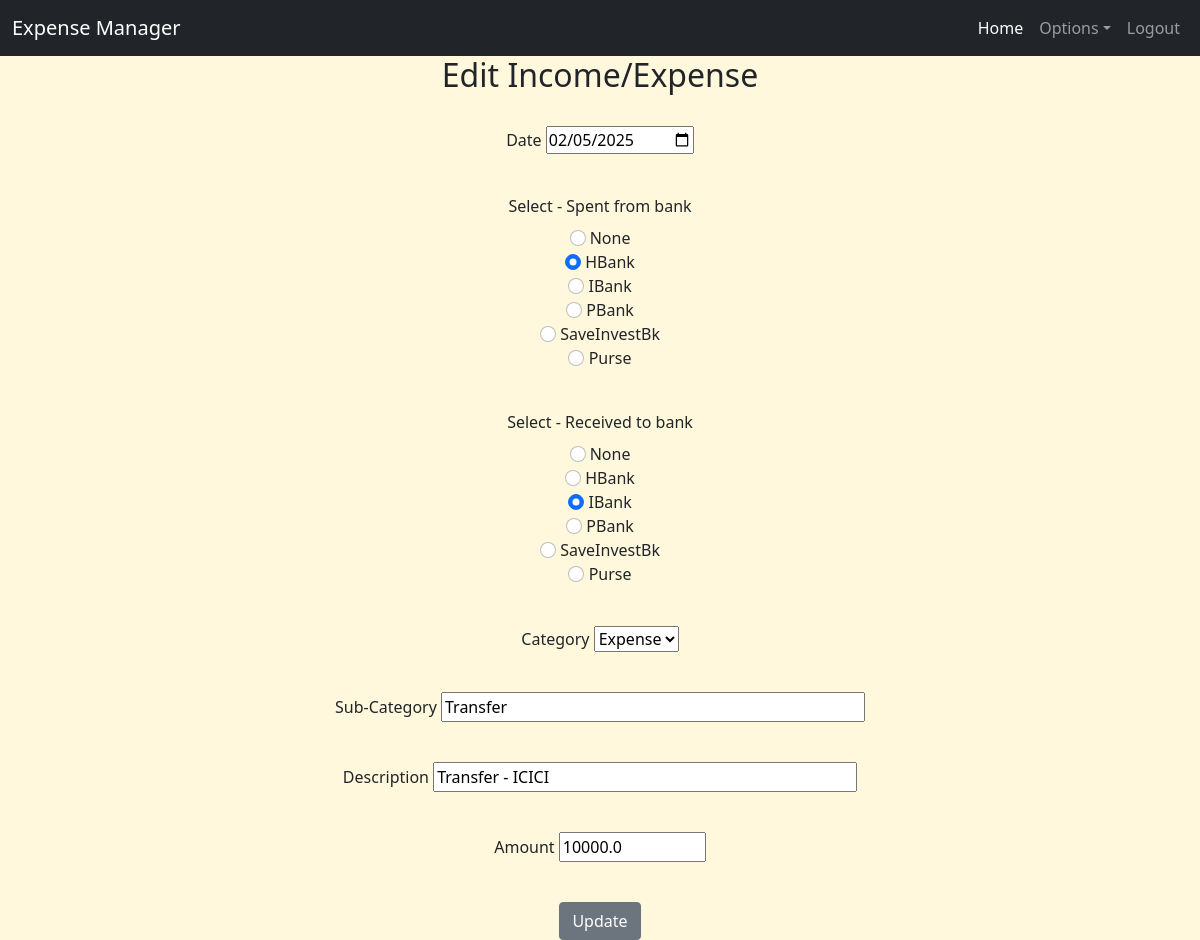
Page /edit/1 (signed in) on the earlier database version.
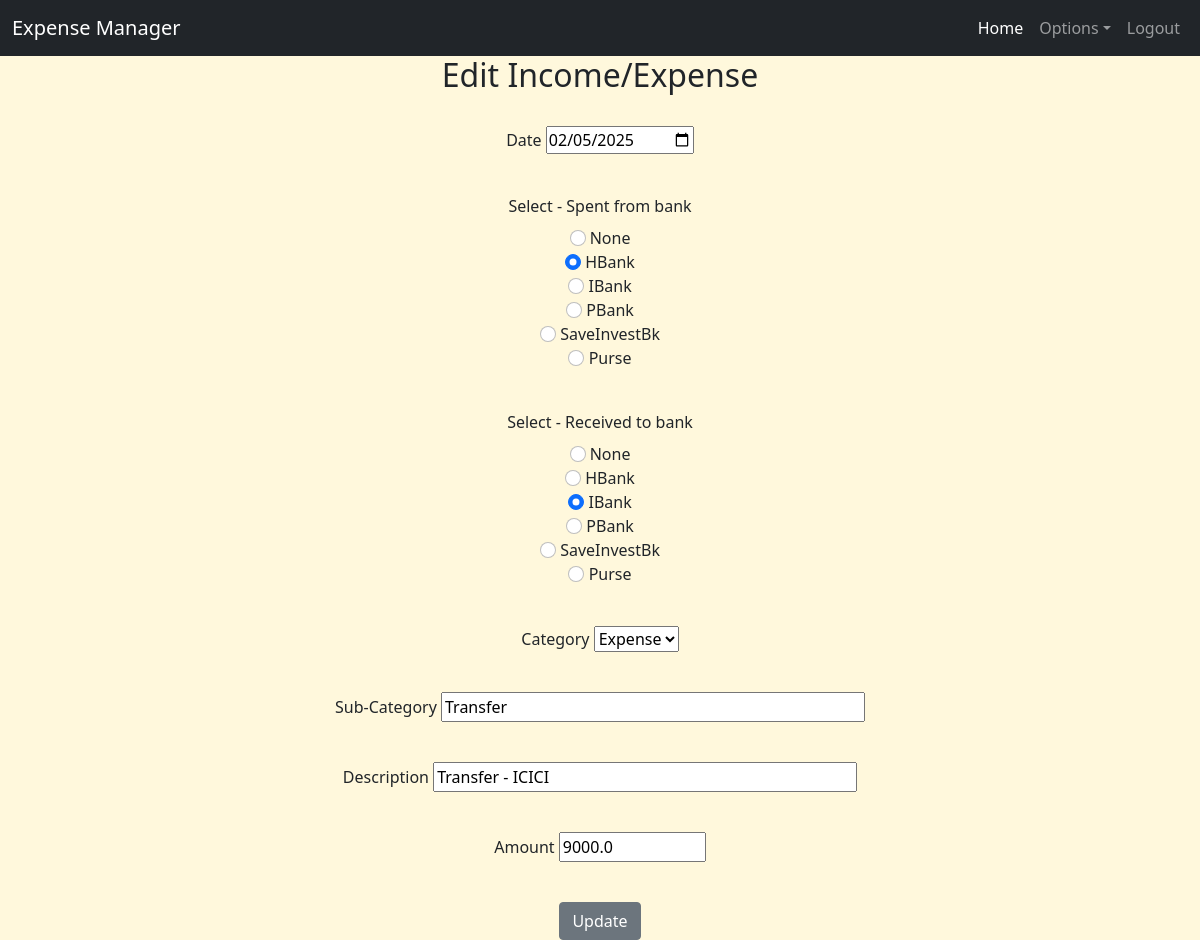
Same page on the later database version.
### app.py (models this page shows)
class IncomeExpenseManager(db.Model):
    id = db.Column(db.Integer, primary_key=True)
    date = db.Column(db.Date, nullable=False)
    from_bank = db.Column(db.String(10), nullable=True)
    to_bank = db.Column(db.String(10), nullable=True)
    category = db.Column(db.String(20), nullable=False)
    sub_category = db.Column(db.String(50), nullable=False)
    description = db.Column(db.String(100), nullable=False)
    amount = db.Column(db.Float, nullable=False)
    user_id = db.Column(db.Integer, db.ForeignKey('user.id'), nullable=False)  # NEW: Link expense to user
    user = db.relationship('User', backref=db.backref('expenses', lazy=True))  # NEW: Relationship

### app.py (the view, shortened to what this page needs)
@app.route('/edit/<int:id>', methods=['GET', 'POST'])
@login_required
def edit_expense(id):
    edit_expense = IncomeExpenseManager.query.get_or_404(id)
    if edit_expense.user_id != current_user.id:
        flash("You are not authorized to edit this expense!", "danger")
        return redirect(url_for('view_expenses'))
    form = IncomeExpenseForm(obj=edit_expense)
    return render_template('edit_expense.html', form=form, edit_expense=edit_expense)

### app.py
class IncomeExpenseForm(FlaskForm): #change to IncomeExpenseForm
    date = DateField('Date', format='%Y-%m-%d', validators=[DataRequired()])
    from_bank = RadioField('Select - Spent from bank', choices=[('', 'None'), ('hbank', 'HBank'), ('ibank', 'IBank'), ('pbank', 'PBank'), ('sav_inv_bank','SaveInvestBk'), ('purse','Purse')], validators=[Optional()])
    to_bank = RadioField('Select - Received to bank', choices=[('', 'None'), ('hbank', 'HBank'), ('ibank', 'IBank'), ('pbank', 'PBank'), ('sav_inv_bank','SaveInvestBk'), ('purse','Purse')], validators=[Optional()])
    category = SelectField('Category', choices=[('income','Income'),('expense','Expense')], validators=[DataRequired()]) #,('saving','Saving'),('investment','Investment'),('transfer','Transfer')
    sub_category = StringField('Sub-Category', validators=[DataRequired(), Length(max=50)])
    description = StringField('Description', validators=[DataRequired(), Length(max=100)])
    amount = FloatField('Amount', validators=[DataRequired(), NumberRange(min=0)])
    submit = SubmitField('Add/Edit Expense')

### app.py (called while the page is built)
@login_manager.user_loader
def load_user(user_id):
    return User.query.get(int(user_id))  # Fetch user from database

### templates/edit_expense.html (shortened to what this page needs)
{% extends 'base.html' %}
{% block content %}
<div style="text-align: center;">
<h2>Edit Income/Expense</h2>
<br>
<form method="POST">
    <div class="mb-3">
        {{ form.date.label }}
        {{ form.date(size=20, value=form.date.data) }}
    </div>
    <br>
    <div class="mb-3">
        {{ form.from_bank.label(class="form-label") }}
        {% for subfield in form.from_bank %}
        <div>
            {{ subfield (class="form-check-input", value=subfield.data)}}
            {{ subfield.label(class="form-check-label") }}
        </div>
        {% endfor %}
    </div>
    <br>
    <div class="mb-3">
        {{ form.to_bank.label(class="form-label") }}
        {% for subfield in form.to_bank %}
        <div>
            {{ subfield (class="form-check-input", value=subfield.data)}}
            {{ subfield.label(class="form-check-label") }}
        </div>
        {% endfor %}
    </div>
    <br>
    <div class="mb-3">
        {{ form.category.label }}
        {{ form.category(id="category", value=form.category.data) }}
    </div>
    <br>
    <div class="mb-3">
        {{ form.sub_category.label }}
        {{ form.sub_category(size=40, value=form.sub_category.data) }}
    </div>
    <br>
    <div class="mb-3">
        {{ form.description.label }}
        {{ form.description(size=40, value=form.description.data) }}
    </div>
    <br>
    <div class="mb-3">
        {{ form.amount.label }}
        {{ form.amount(size=10, value=form.amount.data) }}
    </div>
    <br>
    <button type="submit" class="btn btn-secondary">Update</button>
</form>
</div>
{% endblock %}

Differences in the rows shown:
changed IncomeExpenseManager "Expense": amount "10000.0" → "9000.0"
